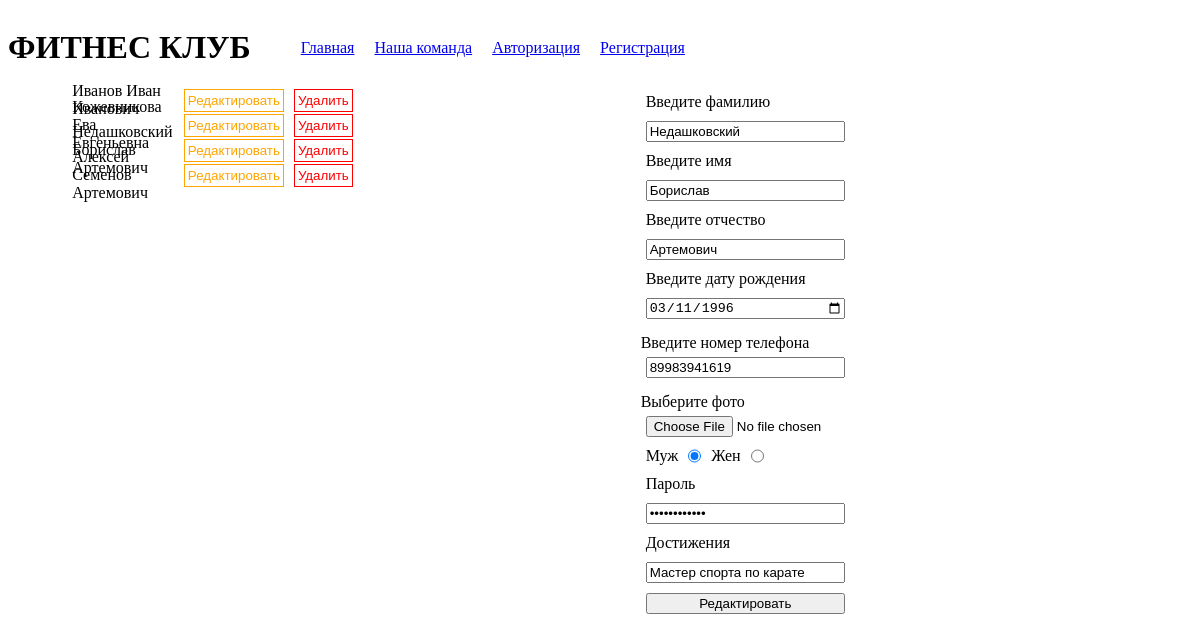
/editTrener.php?trener=11, run on the app's committed database.
### tables this page shows
CREATE TABLE `users` (
  `id_user` int NOT NULL,
  `surname` varchar(50) NOT NULL,
  `name` varchar(50) NOT NULL,
  `patronymic` varchar(50) NOT NULL,
  `phone_number` varchar(12) NOT NULL,
  `password` varchar(150) NOT NULL,
  `date_birthday` date NOT NULL,
  `photo` varchar(200) NOT NULL,
  `gender` varchar(100) NOT NULL,
  `date_create` datetime NOT NULL,
  `achievements` varchar(500) NOT NULL,
  `role` int NOT NULL
);

### editTrener.php (the view, shortened to what this page needs)
<?php
include("header.php");
$con = mysqli_connect("localhost","root", "root", "fitnes");
$sql_query = "select id_user, surname, name, patronymic, photo, achievements, phone_number, date_birthday, password, gender from users where role = 3";
$query_first = "select id_user from users where role = 3 limit 1";
$result_first_id = mysqli_fetch_array(mysqli_query($con, $query_first));
$result = mysqli_query($con, $sql_query);
$trener_id = !empty($_GET["trener"])?$_GET["trener"]:$result_first_id['id_user'];
$trener_info = mysqli_fetch_array(mysqli_query($con, "select * from users where id_user = $trener_id"));
?>
<div class="container">
    <div class="list-trener">
        <?php
            while($trener = mysqli_fetch_array($result)){
                ?>
                <div class="trener-item">
                    <p><?=$trener['surname']." ".$trener['name']." ".$trener['patronymic']?></p>
                    <a href="?trener=<?=$trener['id_user'];?>"><button class = "btn btn-edit">Редактировать</button></a>
                    <a href="/delTrener.php?trener=<?=$trener['id_user'];?>"><button class = "btn btn-delete">Удалить</button></a>
                </div>
                <?php
            }
        ?>
    </div>
    <div class="form-edit">
            <div class="container flex-column-center">
                <form action="editTrenerDB.php" method="POST" enctype = "multipart/form-data">
                <div class="input-group"><label for="surname">Введите фамилию</label><input value ="<?=$trener_info['surname']?>" type="text" required id="surname" name = "surname"></div>
                <div class="input-group"><label for="name">Введите имя</label><input value ="<?=$trener_info['name']?>" type="text" id="name" required name = "name"></div>
                <div class="input-group"><label for="patronymic">Введите отчество</label><input value ="<?=$trener_info['patronymic']?>" type="text" id="patronymic" name = "patronymic"></div>
                <div class="input-group"><label for="date_birthday">Введите дату рождения</label><input value ="<?=$trener_info['date_birthday']?>" type="date" required id="date_birthday" name = "date_birthday"></div>
                <div class="input-group"><label for="phone"></label>Введите номер телефона<input value ="<?=$trener_info['phone_number']?>" type="text" required id="phone_number" name = "phone_number"></div>
                <div class="input-group"><label for="photo"></label>Выберите фото<input value ="<?=$trener_info['photo']?>" type="file" id="photo" name = "photo"></div>
                <div class="input-group i-g-radio">
                    <label for="g-m">Муж</label><input value ="муж" <?=($trener_info["gender"] == "муж")?"checked":"";?> type="radio" id="g-m" name = "gender">
                    <label for="g-w">Жен</label><input value ="жен" <?=($trener_info["gender"] == "жен")?"checked":"";?> type="radio" id="g-w" name = "gender" >
                </div>
                <div class="input-group"><label for="password"> Пароль</label><input value ="<?=$trener_info['password']?>" type="password" id="password" required name = "password"></div>
                <div class="input-group"><label for="achievements">Достижения</label><input value ="<?=$trener_info['achievements']?>" type="text" id="achievements" name = "achievements"></div>
                <div class="input-group"><input type="submit" value ="Редактировать"></div>
                </form>
            </div>
    </div>
</div>

### style.css (style rules this page uses)
.container { width: 90%; margin: 0 auto; display: flex; }
form { width: 30%; }
.input-group { display: flex; flex-direction: column; }
.input-group > * { margin: 5px; }
.i-g-radio { flex-direction: row; }
.flex-column-center { flex-direction: column; align-items: center; }
.trener-item { display: flex; align-items: center; height: 25px; }
.trener-item > * { margin: 5px; }
.btn { background: transparent; padding: 3px; }
.btn-edit { border: 1px solid orange; color: orange; }
.btn-delete { border: 1px solid red; color: red; }
.list-trener { width: 30%; }
.form-edit { width: 80%; }

### data on the page
users: surname "Иванов", name "Иван", patronymic "Иванович"
users: surname "Кожевникова", name "Ева", patronymic "Евгеньевна"
users: surname "Недашковский", name "Борислав", patronymic "Артемович", date_birthday "03/11/1996", phone_number "89983941619", gender "☑ Муж", gender "☐ Жен", achievements "Мастер спорта по карате"
users: surname "Алексей", name "Семенов", patronymic "Артемович"
